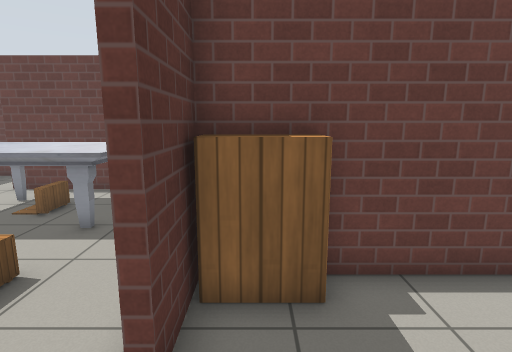
[1] (above)

16 first-person views from a walk through a robot-simulator world made for Gazebo. The camera is 1.3 m above the floor, tilts 10° down and sees 80° across. The lines on the ground mark 1 m squares. The floor is counted in squares, 0.5 m on a side. Each view is taken from the middle of a square. On the plan, view 1 faces up. The plan holds only what a view shows up to about 20 squares ahead; the rest is blank. Gazebo's built-in surfaces are drawn with simple patterns. Simple shapes stand in for some stock models. Some surface patterns are stand-ins.

[2]
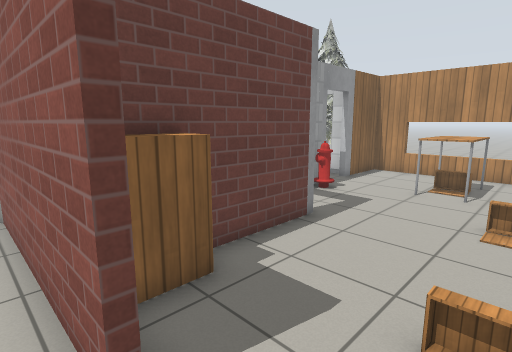

[3]
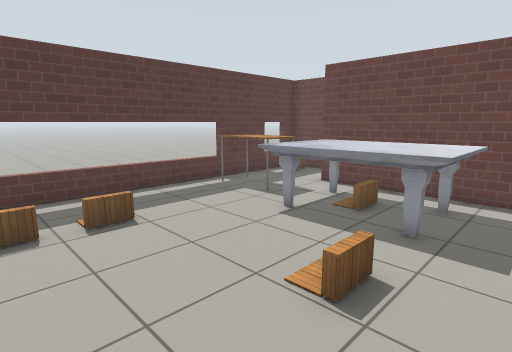

[4]
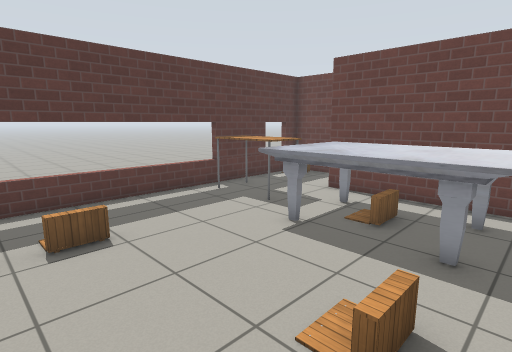

[5]
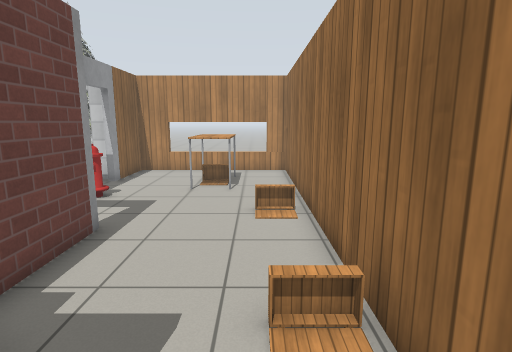

[6]
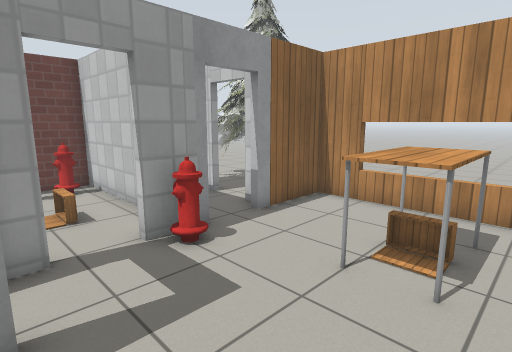

[7]
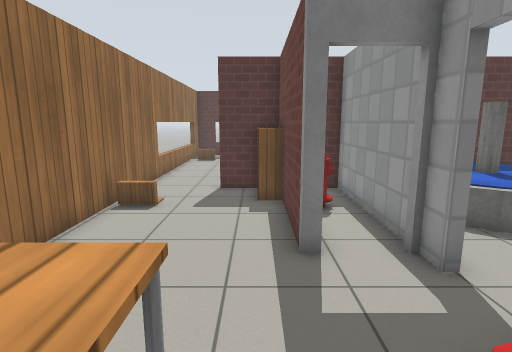

[8]
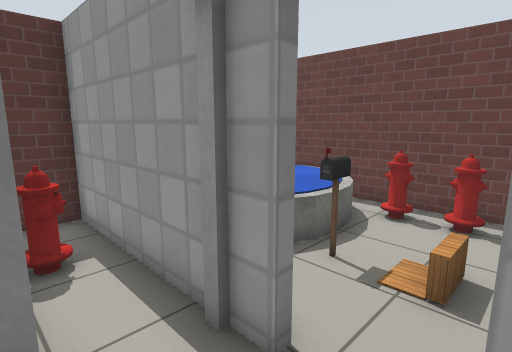

[9]
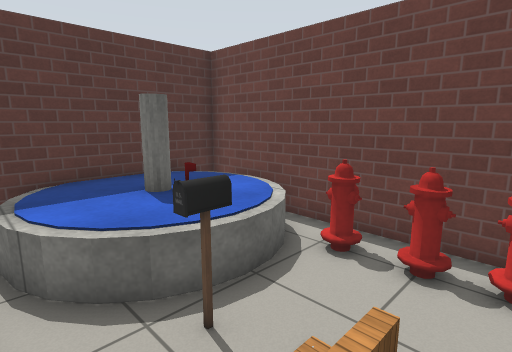

[10]
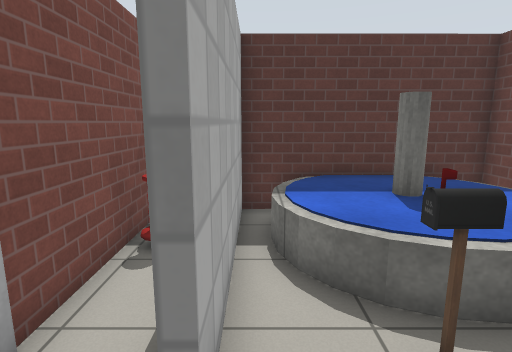

[11]
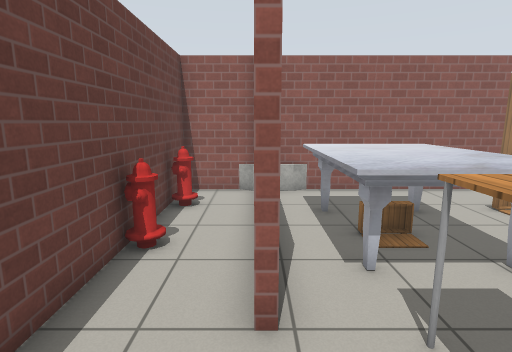

[12]
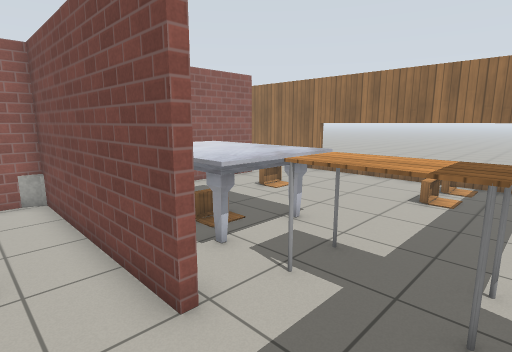

[13]
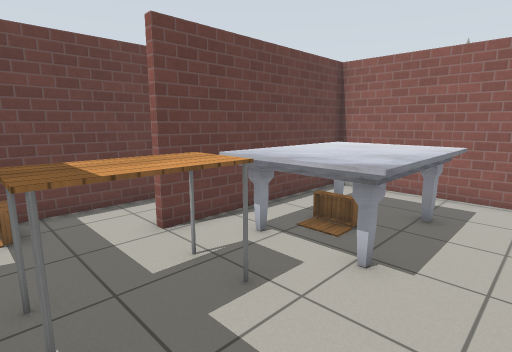

[14]
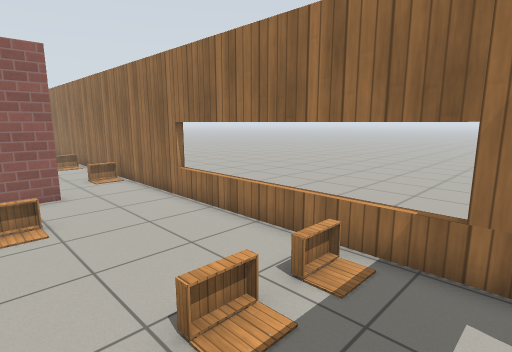

[15]
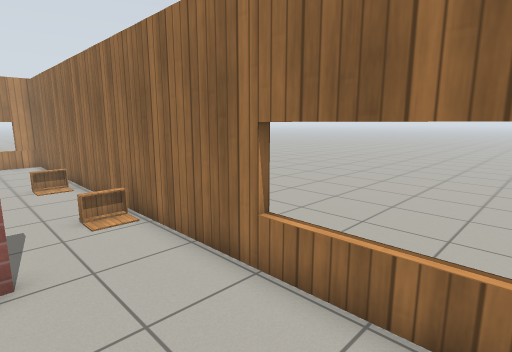

[16]
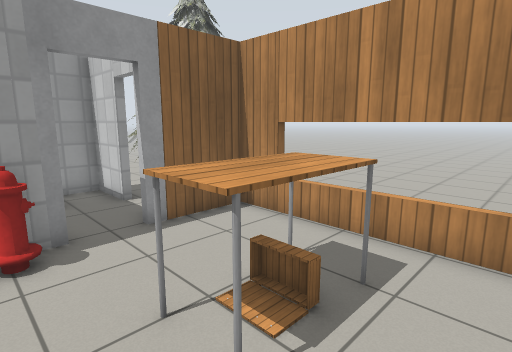

### Floor plan
Points are (right, up) in squares from view 1. A wall is a line through its corners. A room is listed if a view was taken in it or the views show most of it. See-through windows are left out.
Room 1 (views 1, 6, 7, 8, 16)
walls: (5.2, 5.2) (5.2, 4.9) (-1, 4.9) (-1, 2.6) (-1.3, 2.6); (6.1, 7.3) (5.1, 7.3); (9.6, 7.3) (7.8, 7.3); (-1.6, -0.6) (14.6, -0.6) (14.6, 7.3) (11.3, 7.3)
ways out: opening at (-1, 1) to room 2; open door at (6, 7) to room 3; open door at (10.5, 7.5) to room 5
objects: bookshelf (0, 4) to (1, 4); other object (2, 0) to (2, 1); other object (7, 0) to (7, 1); fire hydrant (9, 7); table (10, 2) to (12, 3)
Room 2 (views 2, 3, 4, 5, 11, 13, 14, 15)
walls: (-1.3, 2.6) (-1.3, 9.6); (-12.8, -0.6) (-1.6, -0.6); (-13.5, 12.6) (-13.5, 0.8); (-1.5, 11.7) (-9.5, 11.7) (-9.5, 12)
ways out: opening at (-1, 1) to room 1; opening at (-11.5, 12) to room 4
objects: table (-12, 9) to (-10, 10); other object (-10, 0) to (-10, 1); other object (-10, 2) to (-10, 3); marble table (-8, 7) to (-4, 10); other object (-4, 4) to (-4, 5)
Room 3 (views 9, 10)
walls: (8.9, 10.1) (8.9, 14.8) (-1, 14.8) (-1, 13.4); (-1, 9.5) (-1, 7.6) (6.1, 7.6)
ways out: open door at (6, 7) to room 1
objects: fountain (-1, 9) to (4, 14); postbox (5, 10); fire hydrant (5, 13) to (5, 14); fire hydrant (6, 13) to (7, 14); other object (7, 10) to (7, 11); fire hydrant (8, 14)
Room 4 (view 12)
walls: (-9.5, 12) (-1.5, 12); (-1.3, 13.4) (-1.3, 14.8) (-13.5, 14.8) (-13.5, 12.6)
ways out: opening at (-11.5, 12) to room 2
objects: other object (-12, 13) to (-12, 14); fire hydrant (-7, 14); fire hydrant (-4, 14)
Room 5 (no view inside)
walls: (11.9, 10.1) (11.9, 12.5) (10.6, 12.5)
ways out: open door at (10.5, 7.5) to room 1; open door at (12, 9.5)
Room 6 (no view inside)
walls: (0.3, 5.2) (5.2, 5.2); (4.8, 7.3) (-1, 7.3)
objects: fire hydrant (1, 6) to (2, 6)

Where each view was taken, in squares from view 1:
view 1: 0 up, 0 right, facing up
view 2: 0 up, 2 left, facing up-right
view 3: 0 up, 2 left, facing up-left
view 4: 1 up, 3 left, facing up-left
view 5: 1 up, 2 left, facing right
view 6: 1 up, 5 right, facing up-right
view 7: 4 up, 11 right, facing left
view 8: 5 up, 8 right, facing up-left
view 9: 8 up, 8 right, facing up-left
view 10: 8 up, 8 right, facing left
view 11: 12 up, 13 left, facing right
view 12: 14 up, 13 left, facing down-right
view 13: 5 up, 13 left, facing up-right
view 14: 5 up, 13 left, facing down-right
view 15: 3 up, 7 left, facing down-right
view 16: 0 up, 8 right, facing up-right
